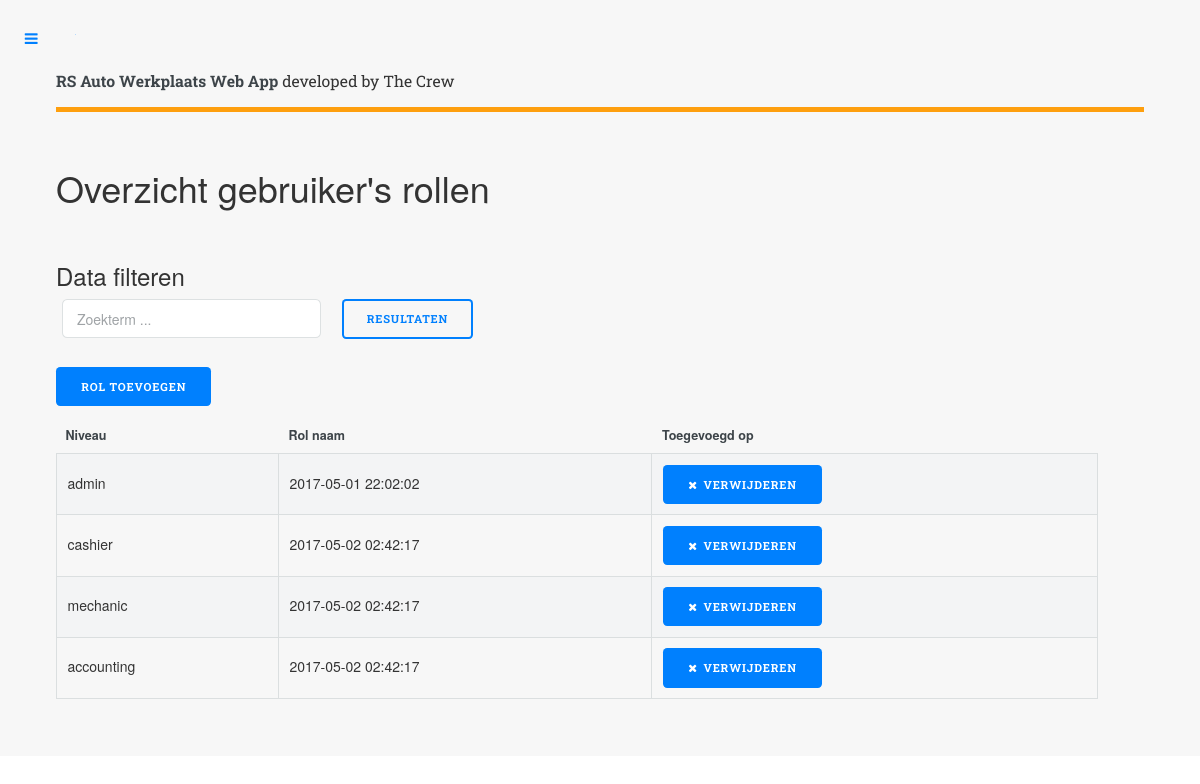
The page /overview_roles.php on the database as committed earlier.
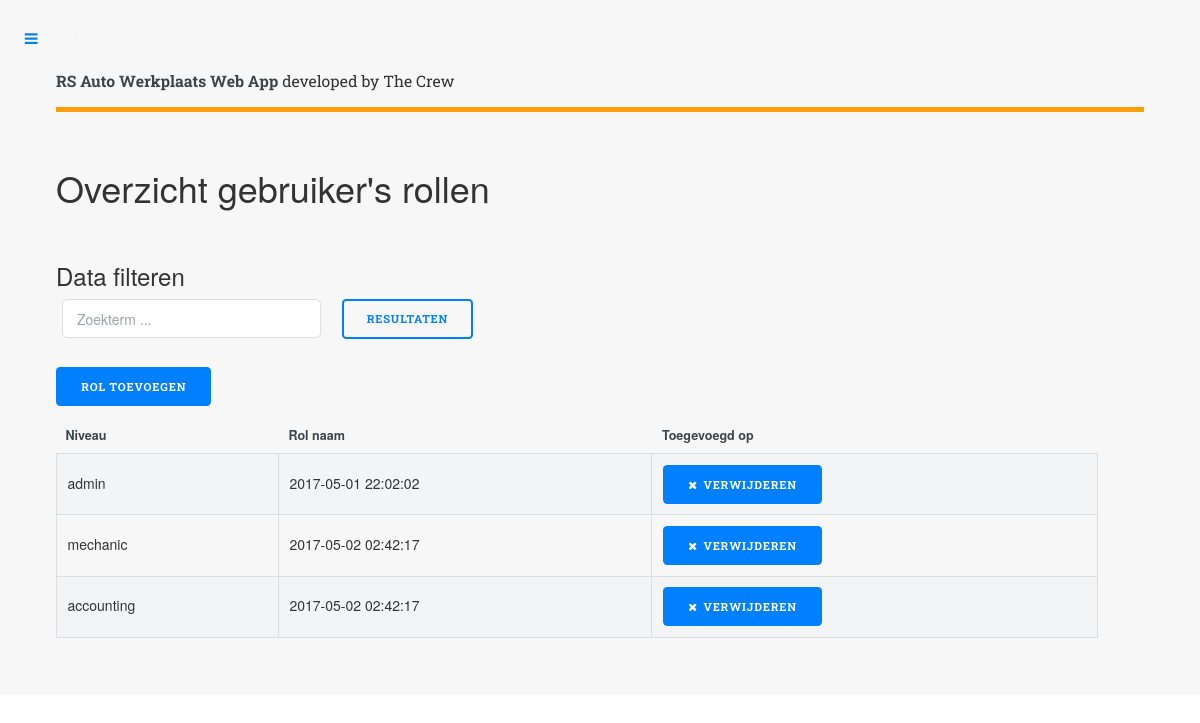
The same page on the database as committed later.
### tables this page shows
CREATE TABLE `user_roles` (
  `id` int(11) NOT NULL AUTO_INCREMENT,
  `level` int(11) NOT NULL DEFAULT '3',
  `role` varchar(45) NOT NULL,
  `created_at` timestamp NOT NULL DEFAULT CURRENT_TIMESTAMP,
  PRIMARY KEY (`id`)
);

### overview_roles.php (the view, shortened to what this page needs)
<?php
	require 'includes/head.php';
	require 'backend/db.php';
?>
<div id="wrapper">
		<div id="main">
			<div class="inner">
					<?php
						require 'includes/header.php';
					?>
					<section>
						<header class="main">
							<h1>Overzicht gebruiker's rollen</h1>
						</header>
						<div class="row 200%">
							<div class="12u 12u$(medium)">
								<h3>Data filteren</h3>
								<form method="POST" action="<?php echo $_SERVER['PHP_SELF']; ?>">
									<div class="row">
										<div class="3u 12u$(xsmall)">
											<input name="term" value="" placeholder="Zoekterm ..." type="text">
										</div>
										<div class="1u 12u$(xsmall)">
											<button class="button" name="searchTerm" type="submit">Resultaten</button>
										</div>
									</div>
								</form>
								<a href="add_role.php" class="button special">Rol toevoegen</a>
									<br><br>
								<div class="table-wrapper">
									<table class="alt">
										<thead id="thead">
											<tr>
												<th>Niveau</th>
												<th>Rol naam</th>
												<th>Toegevoegd op</th>
												<th></th>
											</tr>
										</thead>
										<tbody>
						<?php
							if(isset($_POST['searchTerm']) && !empty($_POST['term'])) {
								$term = $_POST['term'];
								$sql = "SELECT * FROM user_roles WHERE role LIKE '%$term%'";
								$query = $conn->query($sql);
								if($query->num_rows == 0) {
									echo '<div class="box"><p>Foutmelding komt hierin. <b>Check dit</b></p></div>';
									$style = 'none';
								}
								while ($result = $query->fetch_assoc()) {
									$id = $result['id'];
									$level = $result['level'];
									$role = $result['role'];
									$created_at = $result['created_at'];
						?>
									<tr>
										<td><?php echo $role; ?></td>
										<td><?php echo $created_at; ?></td>
										<td><a onclick="remove.role('<?php echo $id.' \', \''.$role ?>')" class="button special icon fa-times">Verwijderen</a></td>
									</tr>
						<?php
								}
							} else {
								$sql = "SELECT * FROM user_roles";
								$query = $conn->query($sql);
								while ($result = $query->fetch_assoc()) {
									$id = $result['id'];
									$role = $result['role'];
									$created_at = $result['created_at'];
						?>
									<tr>
										<td><?php echo $role; ?></td>
										<td><?php echo $created_at; ?></td>
										<td><a onclick="remove.role('<?php echo $id.' \', \''.$role ?>')" class="button special icon fa-times">Verwijderen</a></td>
									</tr>
						<?php
									}
							}
						?>
										</tbody>
									</table>
								</div>
							</div>
						</div>
					</section>
			</div>
		</div>
</div>
<?php
	require 'includes/foot.php';
?>

Rows that differ between the two databases and show on the page:
removed user_roles: role "cashier", created_at "2017-05-02 02:42:17"
